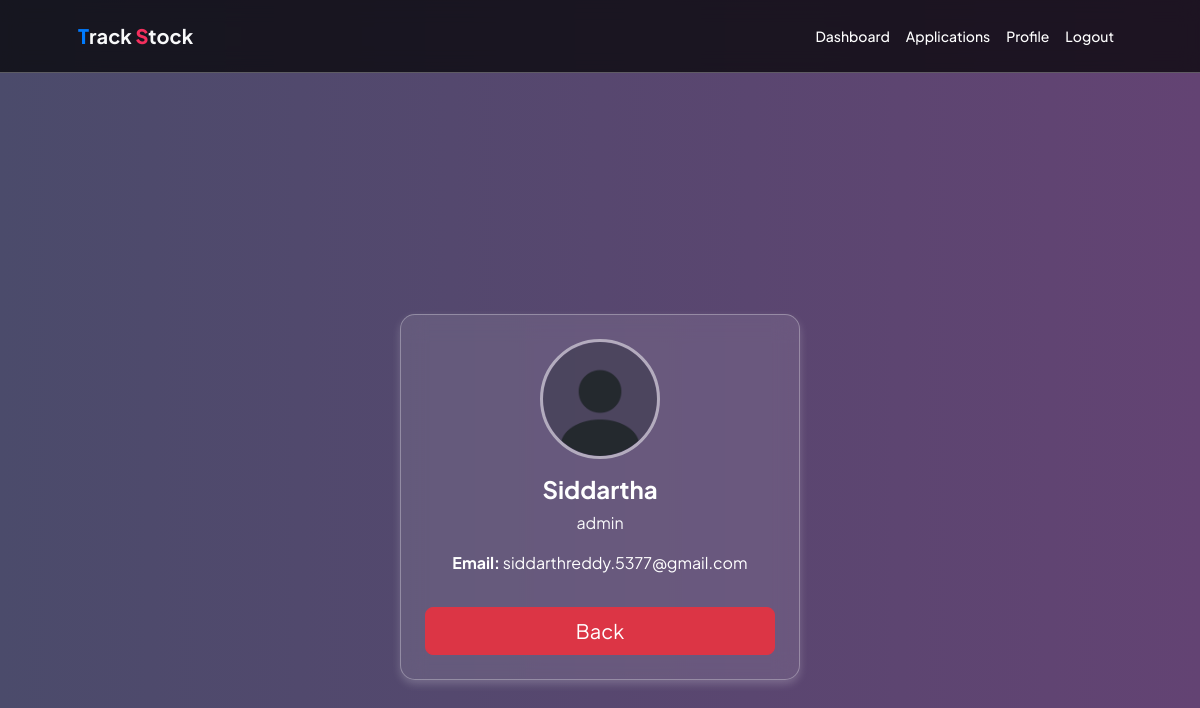
Screenshot of /admin/profile (signed in) with the database file from the repository.
### module/models.py (models this page shows)
class User(db.Model,UserMixin):
    id = db.Column(db.Integer(),primary_key=True,nullable=False)
    username = db.Column(db.String(),nullable=False,unique=True)
    email = db.Column(db.String(),nullable=False,unique=True)
    password=db.Column(db.String(),nullable=False)
    role = db.Column(db.String(),nullable=False,default='staff')

### module/routes.py (the view)
@app.route('/admin/profile')
@login_required
def admin_profile_page():
    return render_template('admin/admin_profile.html')

### module/models.py (called while the page is built)
@login_manager.user_loader
def load_user(user_id):
    return User.query.get(int(user_id))

### module/templates/admin/admin_profile.html (shortened to what this page needs)
{% extends 'index.html' %}
{% block content %}
<div class="container d-flex justify-content-center align-items-center vh-100">
    <div class="profile-card glass-card text-center p-4">
        <img src="{{ url_for('static',filename='images/st_profile.png') }}" alt="Profile Picture" class="profile-img mb-3">
        <h4 class="fw-bold text-white"> {{ current_user.username }} </h4>
        <p class="text-light"> {{ current_user.role }} </p>
        <p class="text-white"><strong>Email:</strong> {{ current_user.email }} </p>
        <a class="btn btn-danger btn-lg mt-3 w-100" href="{{ url_for('ad_home_page') }}">Back</a>
    </div>
</div>
{% endblock %}

### module/templates/admin/admin_profile.html (style rules this page uses)
body { background: linear-gradient(to right, rgba(30, 30, 70, 0.8), rgba(60, 20, 80, 0.8)); color: white; }
.profile-card { max-width: 400px; width: 100%; background: rgba(255, 255, 255, 0.1); backdrop-filter: blur(12px); -webkit-backdrop-filter: blur(12px); border-radius: 15px; box-shadow: 0 4px 8px rgba(255, 255, 255, 0.2); border: 1px solid rgba(255, 255, 255, 0.3); }
.profile-img { width: 120px; height: 120px; border-radius: 50%; object-fit: cover; border: 3px solid rgba(255, 255, 255, 0.5); }

### rows the page displays
User: username "Siddartha", role "admin", email "siddarthreddy.5377@gmail.com"
